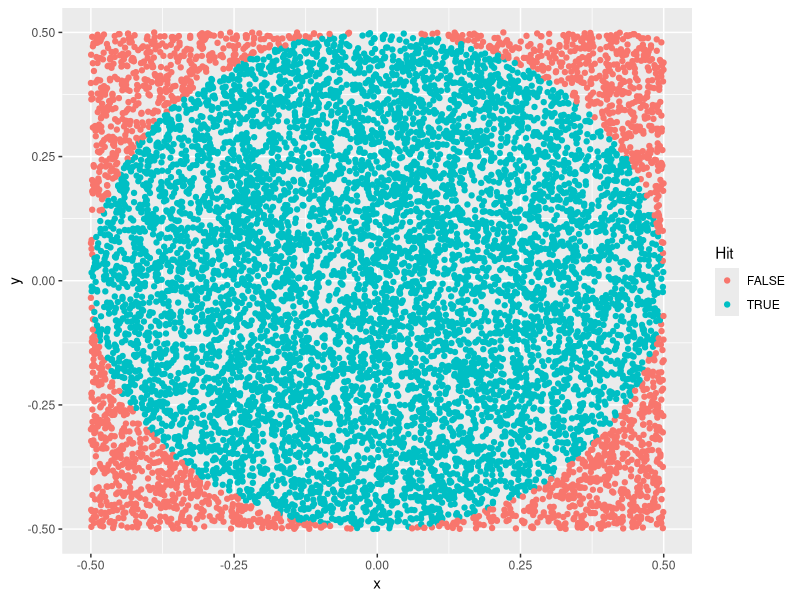
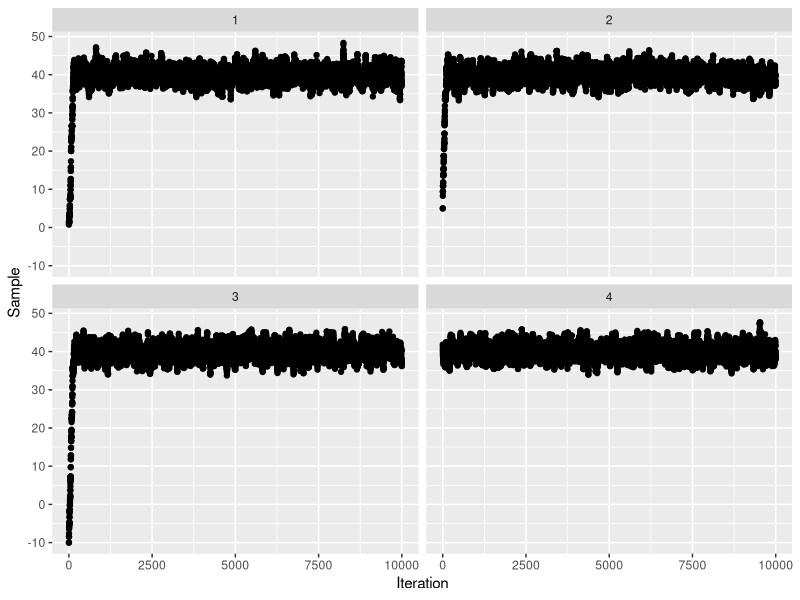
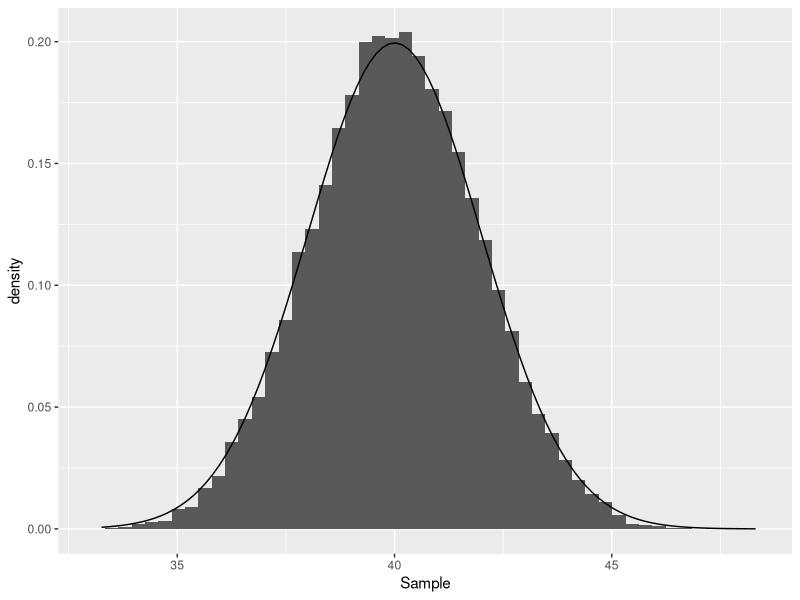
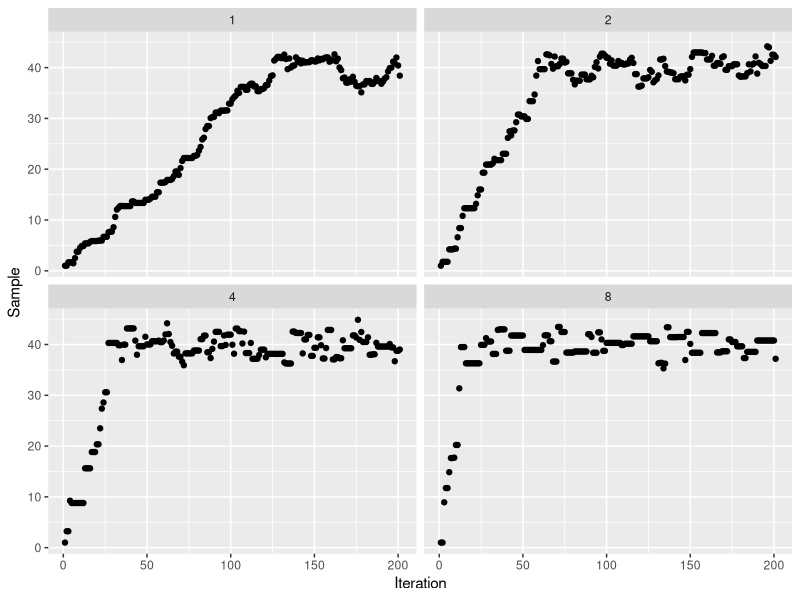
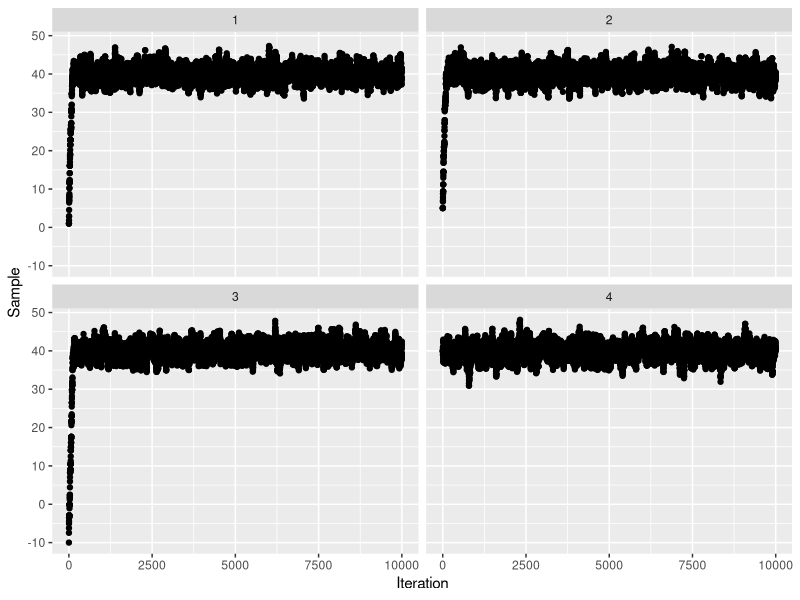
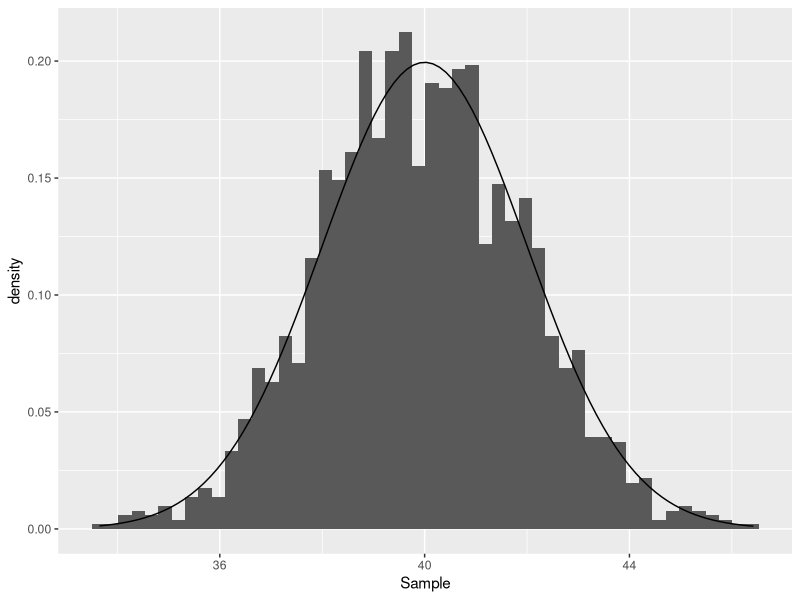
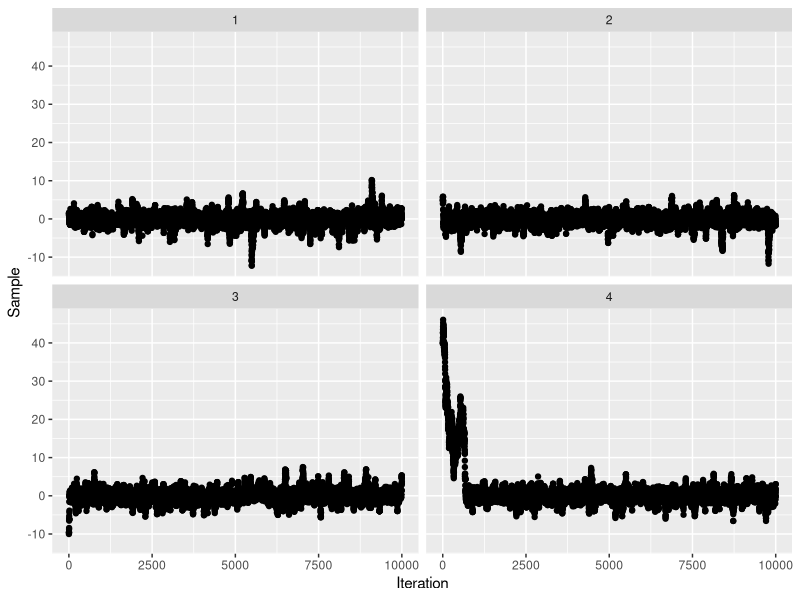
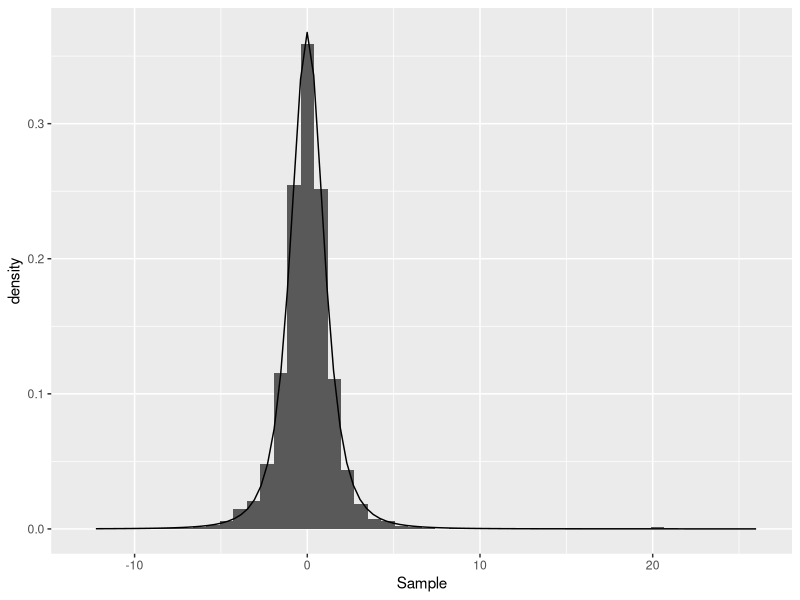

The R script that drew these images, in order:
## ---- chunk 1
dart_throw_locations <- tibble::tibble(
    x = runif(10000, -0.5, 0.5),
    y = runif(10000, -0.5, 0.5)
)
dart_throw_hits <- dart_throw_locations |>
    dplyr::mutate(Hit = (x^2 + y^2) < (0.5)^2)

ggplot2::ggplot(dart_throw_hits, ggplot2::aes(x = x, y = y, color = Hit)) +
    ggplot2::geom_point()

area <- dart_throw_hits |>
    dplyr::summarise(n = dplyr::n(), .by = tidyselect::all_of("Hit")) |>
    dplyr::mutate(proportion = n / sum(n))
print(area)
print(pi / 4)
## ---- chunk 2
number_samples <- 10000
initial_samples <- c(1.0, 5.0, -10.0, 40.0)
mu <- 40
sd <- 2

transition_kernel <- function(current) {
    proposed <- current + rnorm(1, 0, 1)
    acceptance_criteria <- dnorm(proposed, mu, sd) * dnorm(current, proposed, 1) / (dnorm(current, mu, sd) * dnorm(proposed, current, 1))
    if (runif(1, 0, 1) > acceptance_criteria) {
        proposed <- current
    }
    return(proposed)
}

generate_mcmc_chain <- function(initial_sample) {
    return(
        purrr::accumulate(
            .x = 1:number_samples,
            .f = ~ transition_kernel(.x),
            .init = initial_sample
        )
    )
}

mcmc_chains <- purrr::map(
    .x = initial_samples,
    .f = ~ tibble::tibble(Sample = generate_mcmc_chain(.x)) |>
        dplyr::mutate(Iteration = dplyr::row_number())
) |>
    dplyr::bind_rows(.id = "Chain")

mcmc_chains |>
    ggplot2::ggplot(ggplot2::aes(x = Iteration, y = Sample)) +
    ggplot2::geom_point() +
    ggplot2::facet_wrap(~Chain)

mcmc_chains |>
    dplyr::filter(Iteration > 250) |>
    ggplot2::ggplot(ggplot2::aes(x = Sample)) +
    ggplot2::geom_histogram(ggplot2::aes(y = ggplot2::after_stat(density)),
        bins = 50
    ) +
    ggplot2::geom_function(fun = dnorm, args = list(mu, sd))
## ---- chunk 3
number_samples <- 200
initial_sample <- 1
mu <- 40
sd <- 2
proposal_sds <- 2^(seq(0, 3))

transition_kernel <- function(current, proposal_sd) {
    proposed <- current + rnorm(1, 0, proposal_sd)
    acceptance_criteria <- dnorm(proposed, mu, sd) * dnorm(current, proposed, proposal_sd) / (dnorm(current, mu, sd) * dnorm(proposed, current, proposal_sd))
    if (runif(1, 0, 1) > acceptance_criteria) {
        proposed <- current
    }
    return(proposed)
}

generate_mcmc_chain <- function(proposal_sd) {
    return(
        purrr::accumulate(
            .x = 1:number_samples,
            .f = ~ transition_kernel(.x, proposal_sd),
            .init = initial_sample
        )
    )
}

mcmc_chains <- purrr::map(
    .x = proposal_sds,
    .f = ~ tibble::tibble(Sample = generate_mcmc_chain(.x)) |>
        dplyr::mutate(Iteration = dplyr::row_number(), sd = .x)
) |>
    dplyr::bind_rows()

mcmc_chains |>
    ggplot2::ggplot(ggplot2::aes(x = Iteration, y = Sample)) +
    ggplot2::geom_point() +
    ggplot2::facet_wrap(~sd)
## ---- chunk 4
number_samples <- 10000
initial_samples <- c(1.0, 5.0, -10.0, 40.0)
mu <- 40
sd <- 2

transition_kernel <- function(current) {
    proposed <- current + rnorm(1, 0, 1)
    log_acceptance_criteria <- dnorm(proposed, mu, sd, log = TRUE) +
        dnorm(current, proposed, 1, log = TRUE) -
        dnorm(current, mu, sd, log = TRUE) -
        dnorm(proposed, current, 1, log = TRUE)
    if (log(runif(1, 0, 1)) > log_acceptance_criteria) {
        proposed <- current
    }
    return(proposed)
}

generate_mcmc_chain <- function(initial_sample) {
    return(
        purrr::accumulate(
            .x = 1:number_samples,
            .f = ~ transition_kernel(.x),
            .init = initial_sample
        )
    )
}

mcmc_chains <- purrr::map(
    .x = initial_samples,
    .f = ~ tibble::tibble(Sample = generate_mcmc_chain(.x)) |>
        dplyr::mutate(Iteration = dplyr::row_number())
) |>
    dplyr::bind_rows(.id = "Chain")

mcmc_chains |>
    ggplot2::ggplot(ggplot2::aes(x = Iteration, y = Sample)) +
    ggplot2::geom_point() +
    ggplot2::facet_wrap(~Chain)

mcmc_chains |>
    dplyr::filter(Iteration > 250) |>
    dplyr::slice(which(Iteration %% 20 == 0)) |>
    ggplot2::ggplot(ggplot2::aes(x = Sample)) +
    ggplot2::geom_histogram(ggplot2::aes(y = ggplot2::after_stat(density)),
        bins = 50
    ) +
    ggplot2::geom_function(fun = dnorm, args = list(mu, sd))
## ---- chunk 5
number_samples <- 10000
initial_samples <- c(1.0, 5.0, -10.0, 40.0)
nu = 3

log_distribution = function(x) dt(x,nu,log=TRUE)

transition_kernel <- function(current) {
    proposed <- current + rnorm(1, 0, 1)
    log_acceptance_criteria <- log_distribution(proposed) +
        dnorm(current, proposed, 1, log = TRUE) -
        log_distribution(current) -
        dnorm(proposed, current, 1, log = TRUE)
    if (log(runif(1, 0, 1)) > log_acceptance_criteria) {
        proposed <- current
    }
    return(proposed)
}

generate_mcmc_chain <- function(initial_sample) {
    return(
        purrr::accumulate(
            .x = 1:number_samples,
            .f = ~ transition_kernel(.x),
            .init = initial_sample
        )
    )
}

mcmc_chains <- purrr::map(
    .x = initial_samples,
    .f = ~ tibble::tibble(Sample = generate_mcmc_chain(.x)) |>
        dplyr::mutate(Iteration = dplyr::row_number())
) |>
    dplyr::bind_rows(.id = "Chain")

mcmc_chains |>
    ggplot2::ggplot(ggplot2::aes(x = Iteration, y = Sample)) +
    ggplot2::geom_point() +
    ggplot2::facet_wrap(~Chain)

mcmc_chains |>
    dplyr::filter(Iteration > 250) |>
    # dplyr::slice(which(Iteration %% 20 == 0)) |>
    ggplot2::ggplot(ggplot2::aes(x = Sample)) +
    ggplot2::geom_histogram(ggplot2::aes(y = ggplot2::after_stat(density)),
        bins = 50
    ) +
    ggplot2::geom_function(fun = dt, args = list(nu))
## ---- chunk 6
number_samples <- 10000
initial_samples <- c(1.0, 5.0, -10.0, 10.0)
mu_1 <- 10
mu_2 <- -10
sd <- 1

log_distribution = function(x){ log(dnorm(x, mu_1, sd, log = FALSE) + dnorm(x, mu_2, sd, log = FALSE))}

transition_kernel <- function(current) {
    proposed <- current + rnorm(1, 0, 1)
    log_acceptance_criteria <- log_distribution(proposed) +
        dnorm(current, proposed, 1, log = TRUE) -
        log_distribution(current) -
        dnorm(proposed, current, 1, log = TRUE)
    if (log(runif(1, 0, 1)) > log_acceptance_criteria) {
        proposed <- current
    }
    return(proposed)
}

generate_mcmc_chain <- function(initial_sample) {
    return(
        purrr::accumulate(
            .x = 1:number_samples,
            .f = ~ transition_kernel(.x),
            .init = initial_sample
        )
    )
}

mcmc_chains <- purrr::map(
    .x = initial_samples,
    .f = ~ tibble::tibble(Sample = generate_mcmc_chain(.x)) |>
        dplyr::mutate(Iteration = dplyr::row_number())
) |>
    dplyr::bind_rows(.id = "Chain")

mcmc_chains |>
    ggplot2::ggplot(ggplot2::aes(x = Iteration, y = Sample)) +
    ggplot2::geom_point() +
    ggplot2::facet_wrap(~Chain)

mcmc_chains |>
    dplyr::filter(Iteration > 250) |>
    ggplot2::ggplot(ggplot2::aes(x = Sample)) +
    ggplot2::geom_histogram(ggplot2::aes(y = ggplot2::after_stat(density)),
        bins = 50
    ) 
